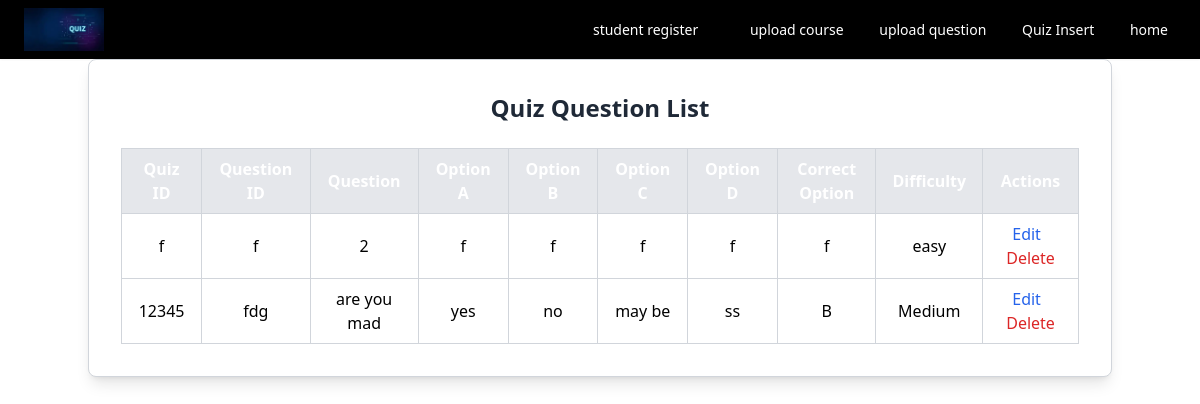
/quizlist, run on an earlier commit of the app's database.
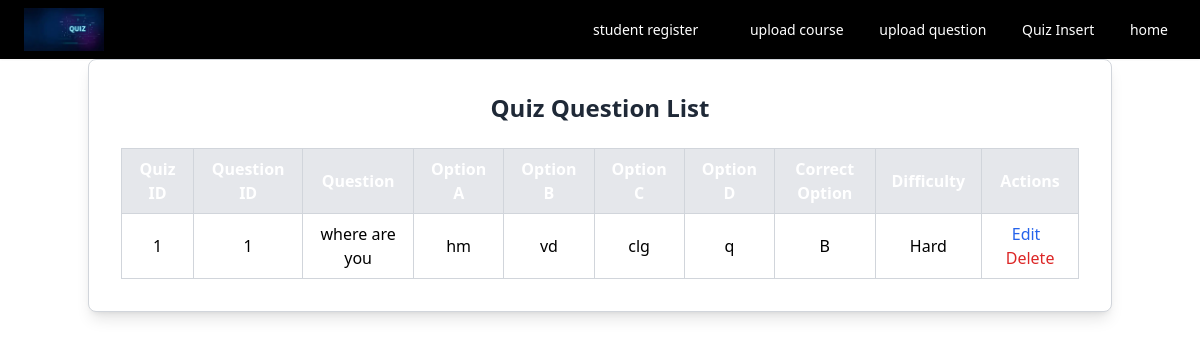
And on a later commit of the database.
### Common/models.py (models this page shows)
class quiz(models.Model):
    quiz_id = models.CharField(max_length=30,primary_key=True)
    question_id = models.CharField(max_length=30,unique=True)
    question = models.CharField(max_length=300)
    correct_option = models.CharField(max_length=300)
    option_A = models.CharField(max_length=300)
    option_B = models.CharField(max_length=300)
    option_C = models.CharField(max_length=300)
    option_D = models.CharField(max_length=300)
    Difficulty_Level = models.CharField(max_length=300,null=True,blank=True,default="easy")

### Faculty/views.py (the view)
# urls.py: path('quizlist',views.quizdisplay,name='quiz_display'),
def quizdisplay(request):
    data=quiz.objects.all()
    return render(request,"quizdisplay.html",{'quizdata':data})

### Faculty/Templates/quizdisplay.html (shortened to what this page needs)
 {% include 'fheader.html' %}
{% load widget_tweaks %}
<!DOCTYPE html>
<html lang="en">
<head>
    <script src="https://cdn.jsdelivr.net/npm/@tailwindcss/browser@4"></script>
</head>
<body class="bg-gray-100 min-h-screen flex items-center justify-center">
    <div class="flex justify-center">
    <div class="w-full max-w-5xl bg-white p-8 rounded-lg shadow-lg border border-gray-300">
        <h1 class="text-2xl font-semibold text-gray-800 text-center mb-6">
            Quiz Question List
        </h1>
        <table class="min-w-full border border-gray-300">
            <thead>
                <tr class="bg-gray-200">
                    <th class="px-4 py-2 border border-gray-300">Quiz ID</th>
                    <th class="px-4 py-2 border border-gray-300">Question ID</th>
                    <th class="px-4 py-2 border border-gray-300">Question</th>
                    <th class="px-4 py-2 border border-gray-300">Option A</th>
                    <th class="px-4 py-2 border border-gray-300">Option B</th>
                    <th class="px-4 py-2 border border-gray-300">Option C</th>
                    <th class="px-4 py-2 border border-gray-300">Option D</th>
                    <th class="px-4 py-2 border border-gray-300">Correct Option</th>
                    <th class="px-4 py-2 border border-gray-300">Difficulty</th>
                    <th class="px-4 py-2 border border-gray-300">Actions</th>
                </tr>
            </thead>
            <tbody>
                {% for q in quizdata %}
                <tr class="hover:bg-gray-100">
                    <td class="px-4 py-2 border border-gray-300 text-center text-black">{{ q.quiz_id }}</td>
                    <td class="px-4 py-2 border border-gray-300 text-center text-black">{{ q.question_id }}</td>
                    <td class="px-4 py-2 border border-gray-300 text-center text-black">{{ q.question }}</td>
                    <td class="px-4 py-2 border border-gray-300 text-center text-black">{{ q.option_A }}</td>
                    <td class="px-4 py-2 border border-gray-300 text-center text-black">{{ q.option_B }}</td>
                    <td class="px-4 py-2 border border-gray-300 text-center text-black">{{ q.option_C }}</td>
                    <td class="px-4 py-2 border border-gray-300 text-center text-black">{{ q.option_D }}</td>
                    <td class="px-4 py-2 border border-gray-300 text-center text-black">{{ q.correct_option }}</td>
                    <td class="px-4 py-2 border border-gray-300 text-center text-black">{{ q.Difficulty_Level }}</td>
                    <td class="px-4 py-2 border border-gray-300 text-center">
                        <a href="{% url 'quiz_edit' q.quiz_id %}"
                           class="text-blue-600 hover:underline mr-2">Edit</a>
                        <a href="{% url 'quiz_delete' q.quiz_id %}"
                           class="text-red-600 hover:underline"
                           onclick="return confirm('Are you sure you want to delete this quiz question?');">
                           Delete
                        </a>
                    </td>
                </tr>
                {% endfor %}
            </tbody>
        </table>
    </div>
    </div>
</body>
</html>

What changed in the data, as far as the page shows it:
removed quiz: quiz_id "f", question_id "f", question "2", option_A "f", option_B "f", option_C "f", option_D "f", correct_option "f", Difficulty_Level "easy"
removed quiz: quiz_id "12345", question_id "fdg", question "are you mad", option_A "yes", option_B "no", option_C "may be", option_D "ss", correct_option "B", Difficulty_Level "Medium"
added quiz: quiz_id "1", question_id "1", question "where are you", option_A "hm", option_B "vd", option_C "clg", option_D "q", correct_option "B", Difficulty_Level "Hard"
